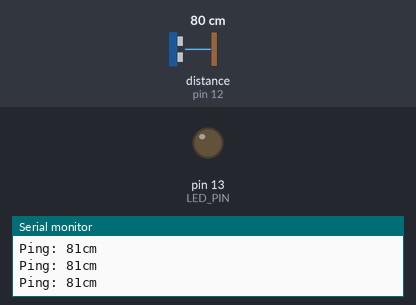
Recording of a sketch running on a simulated Arduino Uno, built with avr-gcc and run on an emulated ATmega328P. On the bench: output pins drawn as LEDs (lit = HIGH), the last lines printed to the serial monitor. The inputs (shaded band) are chosen by the test bench; at power-on: distance to the obstacle (sensor on pin 12) 80 cm. The echo pulse lasts 58.3 µs per cm.

Above: at 1.4 s.
1.5 s: distance to the obstacle (sensor on pin 12) set to 22 cm
3.0 s: distance to the obstacle (sensor on pin 12) set to 18 cm
At 4.1 s:
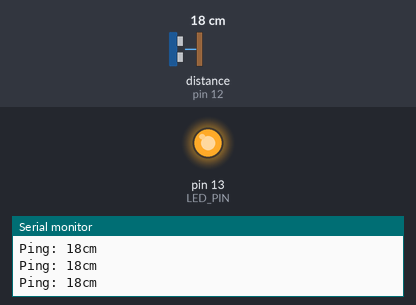
4.5 s: distance to the obstacle (sensor on pin 12) set to 35 cm
At 5.6 s:
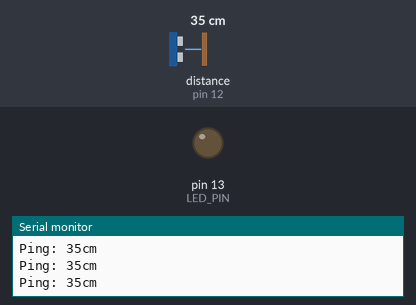
6.0 s: distance to the obstacle (sensor on pin 12) set to 2 cm
At 7.3 s:
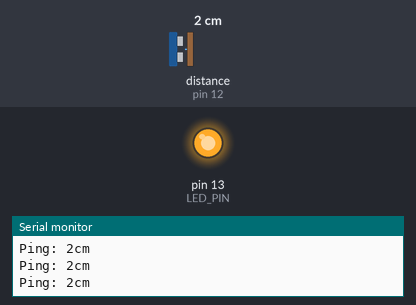
Timing chart, 0 to 8.5 s (numbered marks = the images above; inputs shaded):
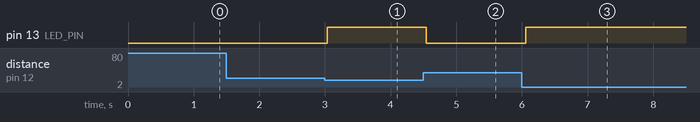

The sketch:

ultrasonic_buzzer.ino
```cpp
// From http://www.instructables.com/id/Hack-an-HC-SR04-to-a-3-pin-sensor/?ALLSTEPS
// From https://bitbucket.org/teckel12/arduino-new-ping/wiki/Home#!download-install
// ---------------------------------------------------------------------------
// NewPing library sketch that interfaces with all but the SRF06 sensor using
// only one Arduino pin. You can also interface with the SRF06 using one pin
// if you install a 0.1uf capacitor on the trigger and echo pins of the sensor
// then tie the trigger pin to the Arduino pin (doesn't work with Teensy).
// ---------------------------------------------------------------------------

#include <NewPing.h>

#define PING_PIN  12  // Arduino pin tied to both trigger and echo pins on the ultrasonic sensor.
#define MAX_DISTANCE 200 // Maximum distance we want to ping for (in centimeters). Maximum sensor distance is rated at 400-500cm.
#define BUZZER_PIN 8
#define LED_PIN 13
#define NOTE_A6  1760

NewPing sonar(PING_PIN, PING_PIN, MAX_DISTANCE); // NewPing setup of pin and maximum distance.

void setup() {
  pinMode(LED_PIN, OUTPUT);
  Serial.begin(9600); // Open serial monitor at 115200 baud to see ping results.
}

void loop() {
  delay(300);                      // Wait 50ms between pings (about 20 pings/sec). 29ms should be the shortest delay between pings.
  unsigned int uS = sonar.ping(); // Send ping, get ping time in microseconds (uS).
  int distanceInCms = uS / US_ROUNDTRIP_CM;
  Serial.print("Ping: ");
  Serial.print(distanceInCms); // Convert ping time to distance and print result (0 = outside set distance range, no ping echo)
  Serial.println("cm");

  if(distanceInCms != NO_ECHO && distanceInCms < 20) {
      digitalWrite(BUZZER_PIN, HIGH);
      digitalWrite(LED_PIN, HIGH);
  } else  {
       digitalWrite(BUZZER_PIN, LOW);
       digitalWrite(LED_PIN, LOW);
  }
}
```

Measured:
- the behaviour switches between 20 and 19 cm on distance to the obstacle (sensor on pin 12) (found by bisection; images 0 and 1)
- after the input at 3.0 s, pin 13 (LED_PIN): LOW → HIGH at once
- after the input at 4.5 s, pin 13 (LED_PIN): HIGH → LOW after 0.05 s
- after the input at 6.0 s, pin 13 (LED_PIN): LOW → HIGH after 0.06 s
